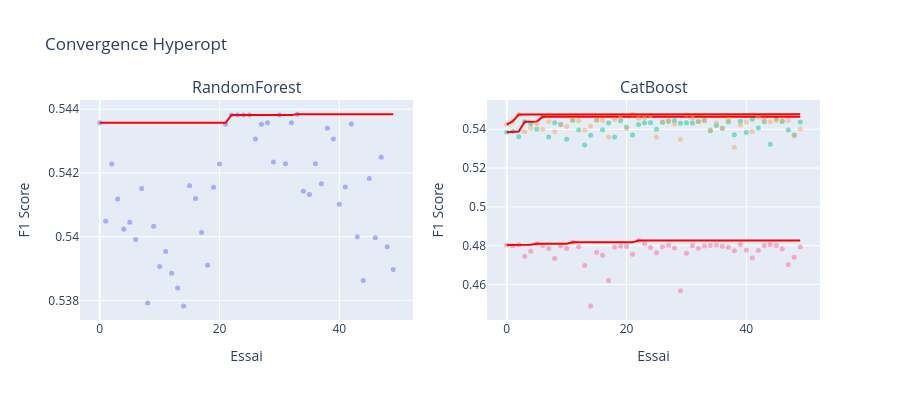

Write notebook code for a chart like this one.
### Markdown cell above
### 3.5 Convergence de l'optimisation

Visualisation de la progression d'Hyperopt pour chaque algorithme.

**Interprétation :**
- Les points représentent chaque essai (combinaison d'hyperparamètres)
- La courbe rouge montre le meilleur score cumulé
- Une courbe qui se stabilise indique que l'espace a été bien exploré

### Code cell
# === VISUALISATION DE LA CONVERGENCE HYPEROPT ===

fig = make_subplots(rows=1, cols=2, subplot_titles=["RandomForest", "CatBoost"])

# RF
scores_rf = [t["result"]["score"] for t in trials_rf.trials]
best_rf = np.maximum.accumulate(scores_rf)
fig.add_trace(go.Scatter(y=scores_rf, mode="markers", name="RF essais", marker=dict(size=5, opacity=0.5)), row=1, col=1)
fig.add_trace(go.Scatter(y=best_rf, mode="lines", name="RF best", line=dict(color="red", width=2)), row=1, col=1)

# CatBoost
scores_cb = [t["result"]["score"] for t in trials_cb.trials]
best_cb = np.maximum.accumulate(scores_cb)
fig.add_trace(go.Scatter(y=scores_cb, mode="markers", name="CB essais", marker=dict(size=5, opacity=0.5)), row=1, col=2)
fig.add_trace(go.Scatter(y=best_cb, mode="lines", name="CB best", line=dict(color="red", width=2)), row=1, col=2)

# XGBoost
scores_xgb = [t["result"]["score"] for t in trials_xgb.trials]
best_xgb = np.maximum.accumulate(scores_xgb)
fig.add_trace(
    go.Scatter(y=scores_xgb, mode="markers", name="xgb essais", marker=dict(size=5, opacity=0.5)), row=1, col=2
)
fig.add_trace(go.Scatter(y=best_xgb, mode="lines", name="xgb best", line=dict(color="red", width=2)), row=1, col=2)

# LightGBM
scores_lgbm = [t["result"]["score"] for t in trials_lgbm.trials]
best_lgbm = np.maximum.accumulate(scores_lgbm)
fig.add_trace(
    go.Scatter(y=scores_lgbm, mode="markers", name="lgbm essais", marker=dict(size=5, opacity=0.5)), row=1, col=2
)
fig.add_trace(go.Scatter(y=best_lgbm, mode="lines", name="lgbm best", line=dict(color="red", width=2)), row=1, col=2)

fig.update_layout(title="Convergence Hyperopt", height=400, width=900, showlegend=False)
fig.update_xaxes(title_text="Essai")
fig.update_yaxes(title_text="F1 Score")
fig.show()

# Résumé
print("\n" + "=" * 50)
print("RESUME HYPEROPT")
print("=" * 50)
print(f"RandomForest : F1 CV={best_f1_rf:.3f} | F1 test={f1_rf_test:.3f}")
print(f"CatBoost     : F1 CV={best_f1_cb:.3f} | F1 test={f1_cb_test:.3f}")
print(f"XGBoost      : F1 CV={best_f1_xgb:.3f} | F1 test={f1_xgb_test:.3f}")
print(f"LightGBM     : F1 CV={best_f1_lgbm:.3f} | F1 test={f1_lgbm_test:.3f}")

### Figure 1 — Plotly figure (JSON) as saved in the notebook; plotly's stock layout.template omitted (floating-point values rounded to 4 significant figures)
{"data": [{"marker": {"opacity": 0.5, "size": 5}, "mode": "markers", "name": "RF essais", "type": "scatter", "xaxis": "x", "y": [0.5436, 0.5405, 0.5423, 0.5412, 0.5402, 0.5405, 0.5399, 0.5415, 0.5379, 0.5403, 0.5391, 0.5395, 0.5388, 0.5384, 0.5378, 0.5416, 0.5412, 0.5401, 0.5391, 0.5416, 0.5423, 0.5435, 0.5438, 0.5438, 0.5438, 0.5438, 0.5431, 0.5435, 0.5436, 0.5423, 0.5438, 0.5423, 0.5436, 0.5438, 0.5414, 0.5413, 0.5423, 0.5417, 0.5434, 0.5431, 0.541, 0.5416, 0.5435, 0.54, 0.5386, 0.5418, 0.54, 0.5425, 0.5397, 0.539], "yaxis": "y"}, {"line": {"color": "red", "width": 2}, "mode": "lines", "name": "RF best", "type": "scatter", "xaxis": "x", "y": [0.5436, 0.5436, 0.5436, 0.5436, 0.5436, 0.5436, 0.5436, 0.5436, 0.5436, 0.5436, 0.5436, 0.5436, 0.5436, 0.5436, 0.5436, 0.5436, 0.5436, 0.5436, 0.5436, 0.5436, 0.5436, 0.5436, 0.5438, 0.5438, 0.5438, 0.5438, 0.5438, 0.5438, 0.5438, 0.5438, 0.5438, 0.5438, 0.5438, 0.5438, 0.5438, 0.5438, 0.5438, 0.5438, 0.5438, 0.5438, 0.5438, 0.5438, 0.5438, 0.5438, 0.5438, 0.5438, 0.5438, 0.5438, 0.5438, 0.5438], "yaxis": "y"}, {"marker": {"opacity": 0.5, "size": 5}, "mode": "markers", "name": "CB essais", "type": "scatter", "xaxis": "x2", "y": [0.5385, 0.5388, 0.5362, 0.5439, 0.5429, 0.5399, 0.5465, 0.5361, 0.5434, 0.5425, 0.5349, 0.5446, 0.5396, 0.5319, 0.5369, 0.5447, 0.5398, 0.5432, 0.536, 0.5444, 0.5411, 0.537, 0.5425, 0.5434, 0.5434, 0.54, 0.5437, 0.544, 0.5445, 0.5431, 0.5434, 0.5432, 0.544, 0.5446, 0.5393, 0.542, 0.5405, 0.5438, 0.5372, 0.5442, 0.5384, 0.5452, 0.5406, 0.5438, 0.5323, 0.5454, 0.544, 0.5396, 0.537, 0.5438], "yaxis": "y2"}, {"line": {"color": "red", "width": 2}, "mode": "lines", "name": "CB best", "type": "scatter", "xaxis": "x2", "y": [0.5385, 0.5388, 0.5388, 0.5439, 0.5439, 0.5439, 0.5465, 0.5465, 0.5465, 0.5465, 0.5465, 0.5465, 0.5465, 0.5465, 0.5465, 0.5465, 0.5465, 0.5465, 0.5465, 0.5465, 0.5465, 0.5465, 0.5465, 0.5465, 0.5465, 0.5465, 0.5465, 0.5465, 0.5465, 0.5465, 0.5465, 0.5465, 0.5465, 0.5465, 0.5465, 0.5465, 0.5465, 0.5465, 0.5465, 0.5465, 0.5465, 0.5465, 0.5465, 0.5465, 0.5465, 0.5465, 0.5465, 0.5465, 0.5465, 0.5465], "yaxis": "y2"}, {"marker": {"opacity": 0.5, "size": 5}, "mode": "markers", "name": "xgb essais", "type": "scatter", "xaxis": "x2", "y": [0.5424, 0.5442, 0.5476, 0.5387, 0.5405, 0.5428, 0.54, 0.544, 0.5387, 0.5426, 0.5413, 0.545, 0.5444, 0.5395, 0.5416, 0.5448, 0.5445, 0.536, 0.5451, 0.5459, 0.5404, 0.5478, 0.5457, 0.5459, 0.5471, 0.5359, 0.5437, 0.5447, 0.5427, 0.5348, 0.5475, 0.5457, 0.5439, 0.5443, 0.5397, 0.5432, 0.5405, 0.545, 0.5308, 0.5421, 0.5437, 0.5389, 0.5465, 0.5447, 0.5439, 0.5446, 0.5446, 0.5446, 0.5365, 0.5401], "yaxis": "y2"}, {"line": {"color": "red", "width": 2}, "mode": "lines", "name": "xgb best", "type": "scatter", "xaxis": "x2", "y": [0.5424, 0.5442, 0.5476, 0.5476, 0.5476, 0.5476, 0.5476, 0.5476, 0.5476, 0.5476, 0.5476, 0.5476, 0.5476, 0.5476, 0.5476, 0.5476, 0.5476, 0.5476, 0.5476, 0.5476, 0.5476, 0.5478, 0.5478, 0.5478, 0.5478, 0.5478, 0.5478, 0.5478, 0.5478, 0.5478, 0.5478, 0.5478, 0.5478, 0.5478, 0.5478, 0.5478, 0.5478, 0.5478, 0.5478, 0.5478, 0.5478, 0.5478, 0.5478, 0.5478, 0.5478, 0.5478, 0.5478, 0.5478, 0.5478, 0.5478], "yaxis": "y2"}, {"marker": {"opacity": 0.5, "size": 5}, "mode": "markers", "name": "lgbm essais", "type": "scatter", "xaxis": "x2", "y": [0.4803, 0.48, 0.4804, 0.4745, 0.4771, 0.481, 0.4801, 0.4786, 0.4734, 0.48, 0.4785, 0.4817, 0.4795, 0.4698, 0.449, 0.4767, 0.475, 0.462, 0.4793, 0.4799, 0.4796, 0.4756, 0.4827, 0.481, 0.479, 0.4764, 0.4794, 0.4803, 0.4789, 0.4567, 0.4761, 0.4801, 0.4787, 0.4798, 0.48, 0.4804, 0.4797, 0.4792, 0.4774, 0.4806, 0.4778, 0.4736, 0.4775, 0.4801, 0.4806, 0.4801, 0.4785, 0.4703, 0.4741, 0.4793], "yaxis": "y2"}, {"line": {"color": "red", "width": 2}, "mode": "lines", "name": "lgbm best", "type": "scatter", "xaxis": "x2", "y": [0.4803, 0.4803, 0.4804, 0.4804, 0.4804, 0.481, 0.481, 0.481, 0.481, 0.481, 0.481, 0.4817, 0.4817, 0.4817, 0.4817, 0.4817, 0.4817, 0.4817, 0.4817, 0.4817, 0.4817, 0.4817, 0.4827, 0.4827, 0.4827, 0.4827, 0.4827, 0.4827, 0.4827, 0.4827, 0.4827, 0.4827, 0.4827, 0.4827, 0.4827, 0.4827, 0.4827, 0.4827, 0.4827, 0.4827, 0.4827, 0.4827, 0.4827, 0.4827, 0.4827, 0.4827, 0.4827, 0.4827, 0.4827, 0.4827], "yaxis": "y2"}], "layout": {"annotations": [{"font": {"size": 16}, "showarrow": false, "text": "RandomForest", "x": 0.225, "xanchor": "center", "xref": "paper", "y": 1, "yanchor": "bottom", "yref": "paper"}, {"font": {"size": 16}, "showarrow": false, "text": "CatBoost", "x": 0.775, "xanchor": "center", "xref": "paper", "y": 1, "yanchor": "bottom", "yref": "paper"}], "height": 400, "showlegend": false, "title": {"text": "Convergence Hyperopt"}, "width": 900, "xaxis": {"anchor": "y", "domain": [0, 0.45], "title": {"text": "Essai"}}, "xaxis2": {"anchor": "y2", "domain": [0.55, 1], "title": {"text": "Essai"}}, "yaxis": {"anchor": "x", "domain": [0, 1], "title": {"text": "F1 Score"}}, "yaxis2": {"anchor": "x2", "domain": [0, 1], "title": {"text": "F1 Score"}}}}
